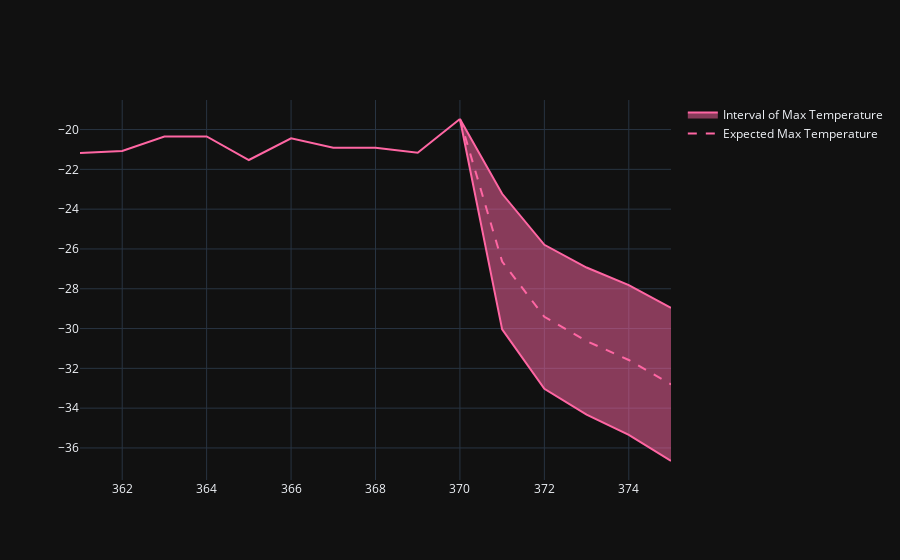

This figure's notebook cell:
### Code cell
fig = go.Figure()
# plot max temperature
fig.add_trace(go.Scatter(x=df['sol_day'], y=prev_max_temp,
                     mode='lines', 
                     name='Known Max Temperature', 
                     line_color='rgb(255, 102, 163)',
                     showlegend=False))
fig.add_trace(go.Scatter(x=sol_days_pred, y=max_temp_dic['temp_exp'],
                     mode='lines', 
                     line=dict(dash='dash'), 
                     line_color='rgb(255, 102, 163)', 
                     name='Expected Max Temperature'))
fig.add_trace(go.Scatter(x=sol_days_pred, y=max_temp_dic['temp_upper'],
                     mode='lines',
                     name='Interval of Max Temperature', 
                     line_color='rgb(255, 102, 163)', 
                     showlegend=False))
fig.add_trace(go.Scatter(x=sol_days_pred, y=max_temp_dic['temp_lower'],
                     mode='lines',
                     name='Interval of Max Temperature', 
                     fill='tonexty', 
                     line_color='rgb(255, 102, 163)', 
                     fillcolor='rgba(255, 102, 163, 0.5)'))
fig.show()

### Figure 1 — Plotly figure (JSON) as saved in the notebook; plotly's stock layout.template omitted (floating-point values rounded to 4 significant figures)
{"data": [{"line": {"color": "rgb(255, 102, 163)"}, "mode": "lines", "name": "Known Max Temperature", "showlegend": false, "type": "scatter", "x": ["361", "362", "363", "364", "365", "366", "367", "368", "369", "370"], "y": [-21.17, -21.07, -20.35, -20.35, -21.53, -20.44, -20.91, -20.92, -21.16, -19.47]}, {"line": {"color": "rgb(255, 102, 163)", "dash": "dash"}, "mode": "lines", "name": "Expected Max Temperature", "type": "scatter", "x": [370, 371, 372, 373, 374, 375], "y": [-19.47, -26.64, -29.41, -30.63, -31.58, -32.81]}, {"line": {"color": "rgb(255, 102, 163)"}, "mode": "lines", "name": "Interval of Max Temperature", "showlegend": false, "type": "scatter", "x": [370, 371, 372, 373, 374, 375], "y": [-19.47, -23.23, -25.79, -26.93, -27.82, -28.96]}, {"fill": "tonexty", "fillcolor": "rgba(255, 102, 163, 0.5)", "line": {"color": "rgb(255, 102, 163)"}, "mode": "lines", "name": "Interval of Max Temperature", "type": "scatter", "x": [370, 371, 372, 373, 374, 375], "y": [-19.47, -30.04, -33.03, -34.33, -35.35, -36.66]}], "layout": {}}
